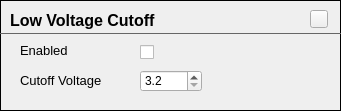
               <widget class="FrameContent" name="frmLVC">
                <property name="geometry">
                 <rect>
                  <x>10</x>
                  <y>0</y>
                  <width>341</width>
                  <height>111</height>
                 </rect>
                </property>
                <property name="minimumSize">
                 <size>
                  <width>0</width>
                  <height>0</height>
                 </size>
                </property>
                <property name="maximumSize">
                 <size>
                  <width>16777215</width>
                  <height>16777215</height>
                 </size>
                </property>
                <property name="frameShape">
                 <enum>QFrame::Box</enum>
                </property>
                <property name="frameShadow">
                 <enum>QFrame::Plain</enum>
                </property>
                <widget class="QFrame" name="frame_21">
                 <property name="geometry">
                  <rect>
                   <x>0</x>
                   <y>23</y>
                   <width>341</width>
                   <height>20</height>
                  </rect>
                 </property>
                 <property name="styleSheet">
                  <string notr="true">color: #666;</string>
                 </property>
                 <property name="frameShape">
                  <enum>QFrame::HLine</enum>
                 </property>
                 <property name="frameShadow">
                  <enum>QFrame::Plain</enum>
                 </property>
                </widget>
                <widget class="QLabel" name="label_85">
                 <property name="geometry">
                  <rect>
                   <x>10</x>
                   <y>10</y>
                   <width>171</width>
                   <height>21</height>
                  </rect>
                 </property>
                 <property name="font">
                  <font>
                   <family>MS Shell Dlg 2</family>
                   <pointsize>12</pointsize>
                   <weight>75</weight>
                   <bold>true</bold>
                  </font>
                 </property>
                 <property name="text">
                  <string>Low Voltage Cutoff</string>
                 </property>
                </widget>
                <widget class="HelpButton" name="hpbLVC">
                 <property name="geometry">
                  <rect>
                   <x>310</x>
                   <y>10</y>
                   <width>18</width>
                   <height>18</height>
                  </rect>
                 </property>
                 <property name="maximumSize">
                  <size>
                   <width>18</width>
                   <height>18</height>
                  </size>
                 </property>
                 <property name="text">
                  <string/>
                 </property>
                </widget>
                <widget class="QCheckBox" name="chkLVCEnabled">
                 <property name="geometry">
                  <rect>
                   <x>140</x>
                   <y>43</y>
                   <width>16</width>
                   <height>18</height>
                  </rect>
                 </property>
                 <property name="text">
                  <string/>
                 </property>
                </widget>
                <widget class="QLabel" name="label_105">
                 <property name="geometry">
                  <rect>
                   <x>20</x>
                   <y>40</y>
                   <width>91</width>
                   <height>21</height>
                  </rect>
                 </property>
                 <property name="font">
                  <font>
                   <pointsize>10</pointsize>
                  </font>
                 </property>
                 <property name="text">
                  <string>Enabled</string>
                 </property>
                </widget>
                <widget class="QLabel" name="label_107">
                 <property name="geometry">
                  <rect>
                   <x>20</x>
                   <y>70</y>
                   <width>101</width>
                   <height>21</height>
                  </rect>
                 </property>
                 <property name="font">
                  <font>
                   <pointsize>10</pointsize>
                  </font>
                 </property>
                 <property name="text">
                  <string>Cutoff Voltage</string>
                 </property>
                </widget>
                <widget class="QDoubleSpinBox" name="dspinLVCVoltage">
                 <property name="geometry">
                  <rect>
                   <x>140</x>
                   <y>70</y>
                   <width>62</width>
                   <height>22</height>
                  </rect>
                 </property>
                 <property name="decimals">
                  <number>1</number>
                 </property>
                 <property name="minimum">
                  <double>3.200000000000000</double>
                 </property>
                 <property name="maximum">
                  <double>14.000000000000000</double>
                 </property>
                 <property name="singleStep">
                  <double>0.100000000000000</double>
                 </property>
                </widget>
               </widget>
